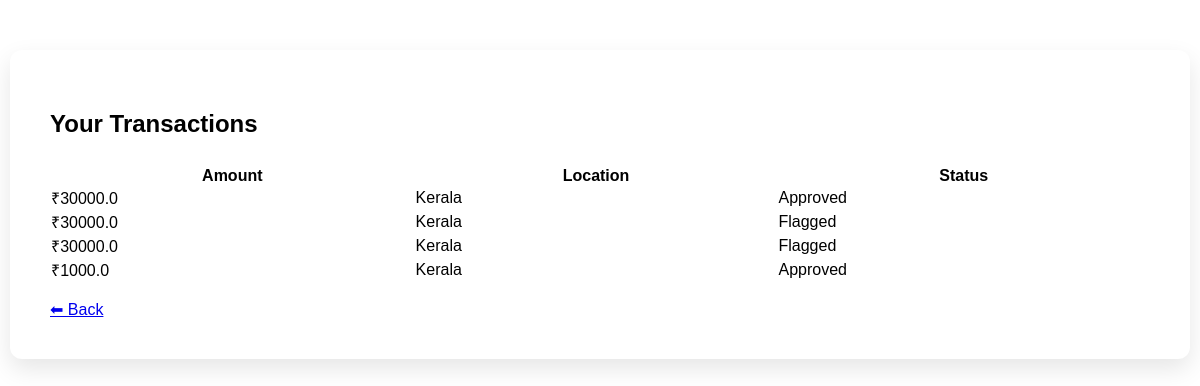
The app's page /history/ (signed in), older data.
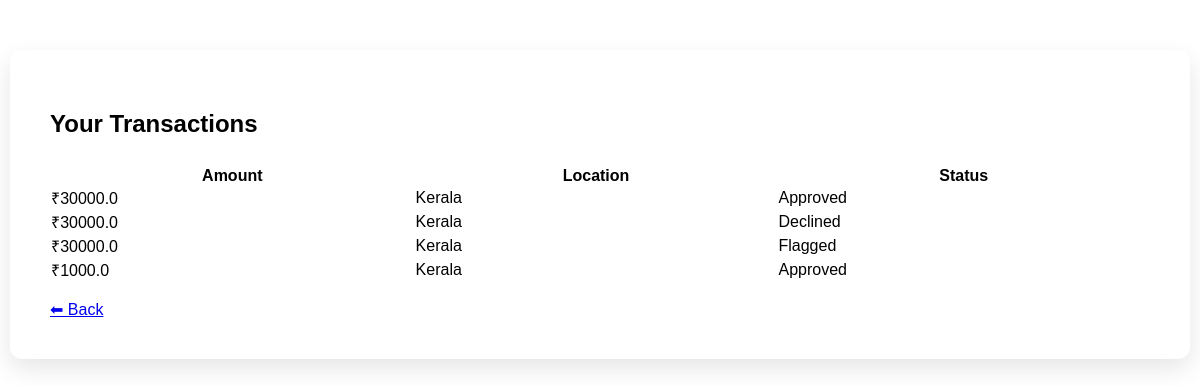
The same page, newer data.
### transactions/models.py (models this page shows, shortened)
class Transaction(models.Model):
    user = models.ForeignKey(User, on_delete=models.CASCADE)
    amount = models.FloatField()
    location = models.CharField(max_length=100)
    risk_score = models.FloatField(null=True, blank=True)
    status = models.CharField(max_length=20)
    created_at = models.DateTimeField(auto_now_add=True)

### transactions/views.py (the view)
# urls.py: path('history/', views.user_history, name='history'),
@login_required
def user_history(request):
    transactions = Transaction.objects.filter(user=request.user).order_by("-created_at")
    return render(request, "history.html", {"transactions": transactions})

### templates/history.html (shortened to what this page needs)
{% extends "base_main.html" %}
{% block content %}
<div class="container">
    <h2>Your Transactions</h2>
    <div class="table-wrapper">
        <table>
            <tr>
                <th>Amount</th>
                <th>Location</th>
                <th>Status</th>
            </tr>
            {% for t in transactions %}
            <tr>
                <td>₹{{ t.amount }}</td>
                <td>{{ t.location }}</td>
                <td>{{ t.status }}</td>
            </tr>
            {% empty %}
            <tr>
                <td colspan="3">No transactions yet.</td>
            </tr>
            {% endfor %}
        </table>
    </div>
    <br>
    <a href="/user-dashboard/">⬅ Back</a>
</div>
{% endblock %}

Row changes from the older to the newer data that the page shows:
changed Transaction: status "Flagged" → "Declined"
